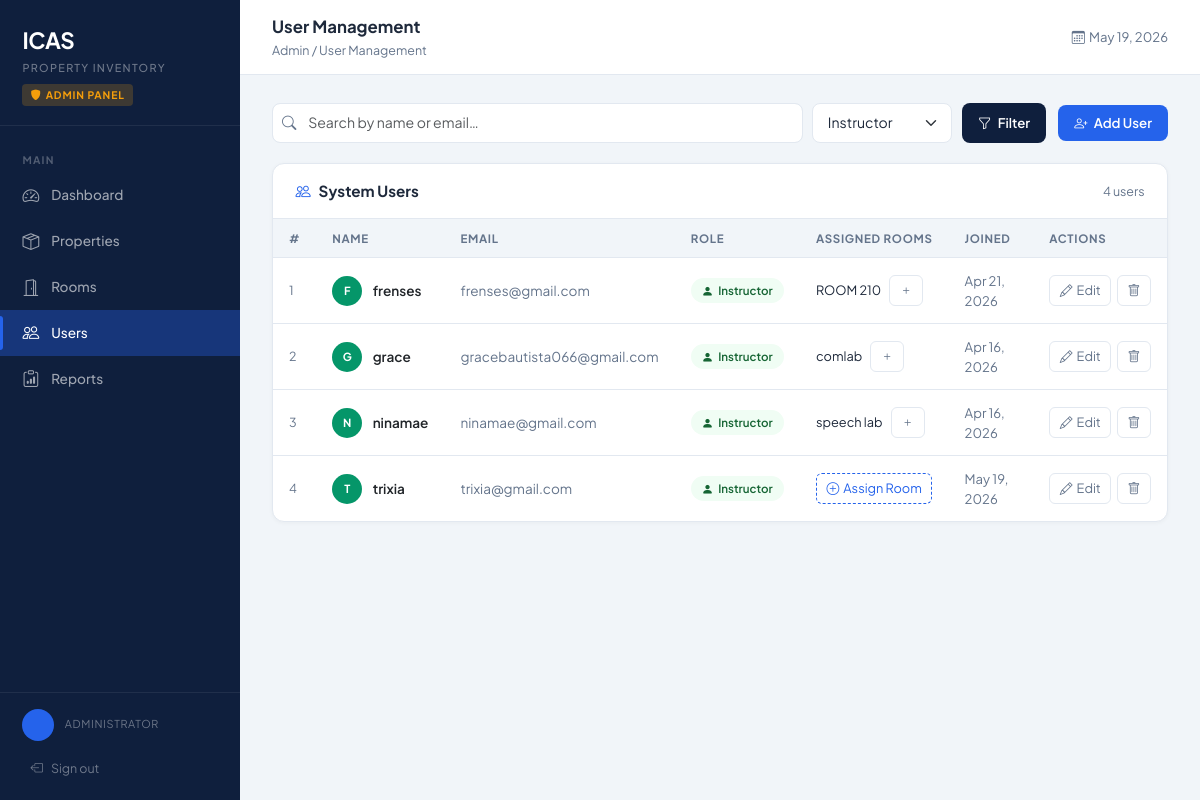
/admin/users.php?role=instructor (signed in), run on the app's committed database.
### tables this page shows
CREATE TABLE `users` (
  `id` int(11) NOT NULL,
  `full_name` varchar(100) NOT NULL,
  `email` varchar(100) NOT NULL,
  `password_hash` varchar(255) NOT NULL,
  `role` enum('admin','instructor') NOT NULL,
  `created_at` timestamp NOT NULL DEFAULT current_timestamp()
);

### includes/auth_check.php (called while the page is built, shortened)
<?php
function current_user(): array
{
    return [
        'id'   => $_SESSION['user_id']   ?? null,
        'name' => $_SESSION['full_name'] ?? '',
        'role' => $_SESSION['user_role'] ?? '',
    ];
}
?>

### admin/users.php (the view, shortened to what this page needs)
<?php
require_once '../config/db.php';
require_once '../includes/auth_check.php';
require_once '../includes/admin_layout.php';
$search = trim($_GET['q'] ?? '');
$role_filter = $_GET['role'] ?? '';
$where = []; $params = [];
if ($role_filter) {
    $where[] = "u.role = ?"; $params[] = $role_filter;
}
$where_sql = $where ? 'WHERE ' . implode(' AND ', $where) : '';
$users = $pdo->prepare("
    SELECT u.*,
        GROUP_CONCAT(r.room_name ORDER BY r.room_name SEPARATOR ', ') AS assigned_rooms,
        COUNT(DISTINCT ra.id) AS room_count
    FROM users u
    LEFT JOIN room_assignments ra ON ra.instructor_id = u.id
    LEFT JOIN rooms r ON ra.room_id = r.id
    $where_sql
    GROUP BY u.id
    ORDER BY u.role ASC, u.full_name ASC
");
$users->execute($params);
$users = $users->fetchAll();
?>
<div style="display:flex;align-items:center;gap:.75rem;flex-wrap:wrap;margin-bottom:1.25rem;">
  <form method="GET" style="display:flex;gap:.6rem;flex:1;flex-wrap:wrap;">
    <div class="search-wrap" style="flex:1;min-width:200px;">
      <i class="bi bi-search"></i>
      <input type="text" name="q" class="form-control" placeholder="Search by name or email…" value="<?= htmlspecialchars($search) ?>">
    </div>
    <select name="role" class="form-select" style="width:auto;min-width:140px;">
      <option value="instructor" <?= $role_filter === 'instructor' ? 'selected' : '' ?>>Instructor</option>
    </select>
    <button type="submit" class="btn-primary-custom" style="background:var(--navy)">
      <i class="bi bi-funnel"></i> Filter
    </button>
  </form>
  <button class="btn-primary-custom" onclick="openModal('modal-add-user')">
    <i class="bi bi-person-plus"></i> Add User
  </button>
</div>
<div class="card">
  <div class="card-header-custom">
    <h5><i class="bi bi-people me-2" style="color:var(--blue)"></i>System Users</h5>
    <span style="font-size:.78rem;color:var(--muted)"><?= count($users) ?> user<?= count($users) !== 1 ? 's' : '' ?></span>
  </div>
  <div style="overflow-x:auto;">
    <table class="table-custom">
      <thead>
        <tr>
          <th>#</th>
          <th>Name</th>
          <th>Email</th>
          <th>Role</th>
          <th>Assigned Rooms</th>
          <th>Joined</th>
          <th>Actions</th>
        </tr>
      </thead>
      <tbody>
        <?php if (empty($users)): ?>
          <tr><td colspan="7" style="text-align:center;color:var(--muted);padding:2.5rem;">No users found.</td></tr>
        <?php else: ?>
          <?php foreach ($users as $i => $u): ?>
          <tr>
            <td style="color:var(--muted);font-size:.78rem;"><?= $i + 1 ?></td>
            <td>
              <div style="display:flex;align-items:center;gap:.65rem;">
                <div class="user-avatar" style="width:30px;height:30px;font-size:.7rem;background:<?= $u['role']==='admin'?'var(--blue)':'var(--success)' ?>">
                  <?= strtoupper(substr($u['full_name'], 0, 1)) ?>
                </div>
                <span style="font-weight:600;"><?= htmlspecialchars($u['full_name']) ?></span>
              </div>
            </td>
            <td style="color:var(--muted)"><?= htmlspecialchars($u['email']) ?></td>
            <td>
              <span class="badge-pill <?= $u['role']==='admin' ? 'badge-admin' : 'badge-instr' ?>">
                <i class="bi <?= $u['role']==='admin' ? 'bi-shield-fill' : 'bi-person-fill' ?>"></i>
                <?= ucfirst($u['role']) ?>
              </span>
            </td>
            <td>
              <?php if ($u['room_count'] > 0): ?>
                <span style="font-size:.8rem;color:var(--text)"><?= htmlspecialchars($u['assigned_rooms']) ?></span>
                <?php if ($u['role'] === 'instructor'): ?>
                  <button class="btn-sm-action" style="margin-left:.35rem;"
                    onclick='openAssignModal(<?= $u["id"] ?>, "<?= htmlspecialchars(addslashes($u['full_name'])) ?>")'>
                    <i class="bi bi-plus"></i>
                  </button>
                <?php endif; ?>
              <?php elseif ($u['role'] === 'instructor'): ?>
                <button class="btn-sm-action"
                  onclick='openAssignModal(<?= $u["id"] ?>, "<?= htmlspecialchars(addslashes($u['full_name'])) ?>")'
                  style="border-style:dashed;color:var(--blue);border-color:var(--blue);">
                  <i class="bi bi-plus-circle"></i> Assign Room
                </button>
              <?php else: ?>
                <span style="color:var(--muted);font-size:.78rem;">N/A</span>
              <?php endif; ?>
            </td>
            <td style="color:var(--muted);font-size:.82rem;">
              <?= date('M j, Y', strtotime($u['created_at'])) ?>
            </td>
            <td>
              <div style="display:flex;gap:.35rem;">
                <button class="btn-sm-action"
                  onclick='openEditUserModal(<?= htmlspecialchars(json_encode($u)) ?>)'>
                  <i class="bi bi-pencil"></i> Edit
                </button>
                <?php if ((int)$u['id'] !== (int)current_user()['id']): ?>
                <button class="btn-sm-action danger"
                  onclick="openDeleteUserModal(<?= $u['id'] ?>, '<?= htmlspecialchars(addslashes($u['full_name'])) ?>')">
                  <i class="bi bi-trash"></i>
                </button>
                <?php endif; ?>
              </div>
            </td>
          </tr>
          <?php endforeach; ?>
        <?php endif; ?>
      </tbody>
    </table>
  </div>
</div>

### includes/admin_layout.php (style rules this page uses)
:root { --navy: #0F1F3D; --navy-light: #1B2E52; --navy-mid: #243656; --blue: #2563EB; --blue-soft: #EFF6FF; --accent: #F59E0B; --accent-soft:#FEF3C7; --success: #059669; --danger: #DC2626; --warning: #D97706; --text: #1E293B; --muted: #64748B; --border: #E2E8F0; --bg: #F1F5F9; --card: #FFFFFF; --sidebar-w: 240px; --radius: 12px; --radius-sm: 8px; }
*, *::before, *::after { box-sizing: border-box; margin: 0; padding: 0; }
body { font-family: 'Plus Jakarta Sans', sans-serif; background: var(--bg); color: var(--text); display: flex; min-height: 100vh; font-size: 14px; }
.user-avatar { width: 32px; height: 32px; background: var(--blue); border-radius: 50%; display: flex; align-items: center; justify-content: center; font-size: .78rem; font-weight: 700; color: #fff; flex-shrink: 0; }
.card { background: var(--card); border: 1px solid var(--border); border-radius: var(--radius); box-shadow: 0 1px 4px rgba(0,0,0,.04); }
.card-header-custom { padding: 1.1rem 1.4rem; border-bottom: 1px solid var(--border); display: flex; align-items: center; justify-content: space-between; flex-wrap: wrap; gap: .75rem; }
.card-header-custom h5 { font-size: .95rem; font-weight: 700; color: var(--text); margin: 0; }
.table-custom { width: 100%; border-collapse: collapse; }
.table-custom thead th { background: var(--bg); padding: .65rem 1rem; font-size: .72rem; font-weight: 700; text-transform: uppercase; letter-spacing: .06em; color: var(--muted); border-bottom: 1px solid var(--border); white-space: nowrap; }
.table-custom tbody td { padding: .8rem 1rem; border-bottom: 1px solid var(--border); font-size: .85rem; vertical-align: middle; }
.table-custom tbody tr:last-child td { border-bottom: none; }
.badge-pill { display: inline-flex; align-items: center; gap: .3rem; padding: .25rem .7rem; border-radius: 999px; font-size: .72rem; font-weight: 600; }
.badge-instr { background: #F0FDF4; color: #166534; }
.btn-primary-custom { background: var(--blue); color: #fff; border: none; border-radius: var(--radius-sm); padding: .5rem 1rem; font-size: .83rem; font-weight: 600; cursor: pointer; display: inline-flex; align-items: center; gap: .4rem; text-decoration: none; transition: background .15s; }
.btn-sm-action { padding: .3rem .6rem; border-radius: 6px; border: 1px solid var(--border); background: var(--card); color: var(--muted); font-size: .8rem; cursor: pointer; transition: all .15s; text-decoration: none; display: inline-flex; align-items: center; gap: .25rem; }
.form-control, .form-select { border: 1.5px solid var(--border); border-radius: var(--radius-sm); padding: .55rem .9rem; font-size: .88rem; font-family: 'Plus Jakarta Sans', sans-serif; transition: border-color .2s, box-shadow .2s; width: 100%; color: var(--text); }
.search-wrap { position: relative; }
.search-wrap .bi { position: absolute; left: 10px; top: 50%; transform: translateY(-50%); color: var(--muted); font-size: .9rem; }
.search-wrap input { padding-left: 2.2rem; }

### data on the page
users: full_name "F", full_name "frenses", email "frenses@gmail.com", role "Instructor", assigned_rooms "ROOM 210", created_at "Apr 21, 2026"
users: full_name "G", full_name "grace", email "gracebautista066@gmail.com", role "Instructor", assigned_rooms "comlab", created_at "Apr 16, 2026"
users: full_name "N", full_name "ninamae", email "ninamae@gmail.com", role "Instructor", assigned_rooms "speech lab", created_at "Apr 16, 2026"
users: full_name "T", full_name "trixia", email "trixia@gmail.com", role "Instructor", created_at "May 19, 2026"

### other printed values
$item['label'] "Dashboard"
$item['label'] "Properties"
$item['label'] "Rooms"
$item['label'] "Users"
$item['label'] "Reports"
$page_title "User Management"
count($users) "4"
